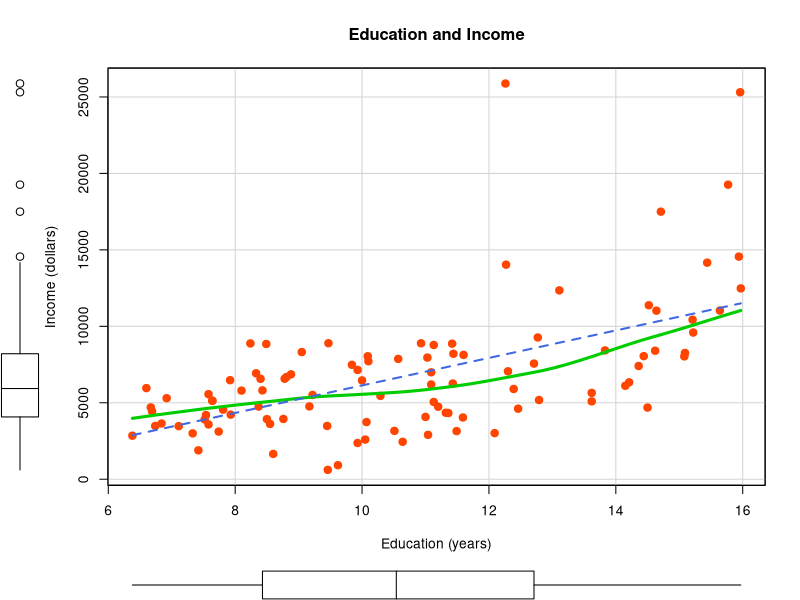
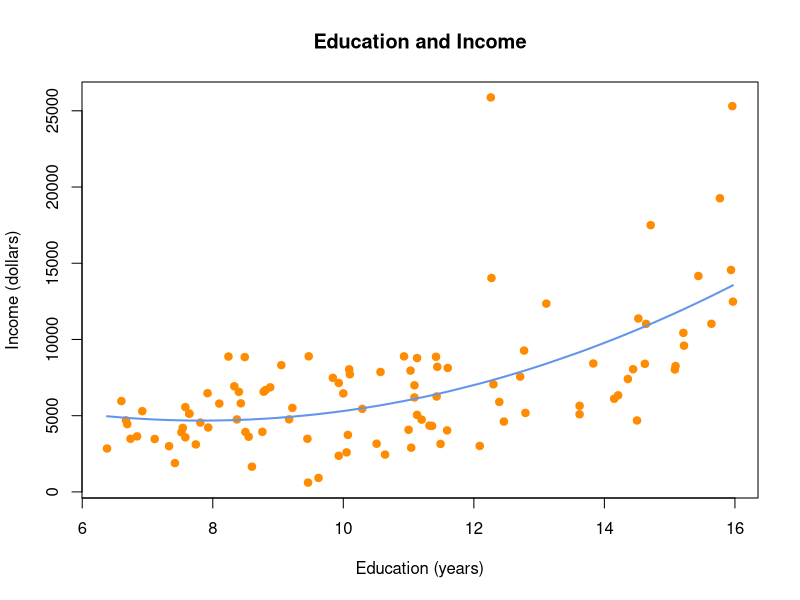
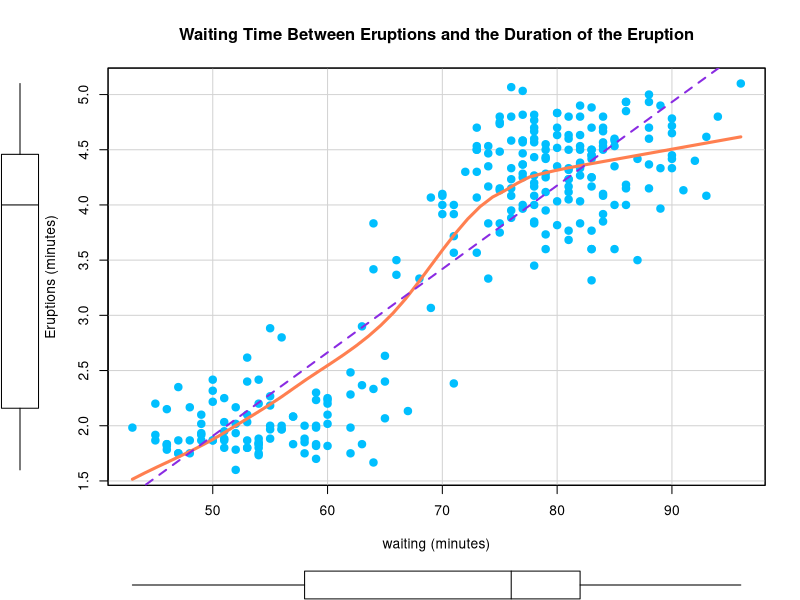

The R script that drew these images, in order:
# polynomial regression ----

library(car)

# lty : 선의 타입
# lwd : 선의 굵기
scatterplot(income ~ education, data = Prestige, pch = 19, col = 'orangered', cex=1.2,
            regLine = list(method = lm, lty = 2, lwd = 2, col = 'royalblue'),
            smooth = list(smoother = loessLine, spread=FALSE, 
                          lty.smooth = 1, lwd.smooth=3, col.smooth='green3'),
            xlab = 'Education (years)', ylab = 'Income (dollars)', 
            main = 'Education and Income')

# LOESS(local regression, estimated scatterplot smoothing)
# 구간별로 가장 적합한 추세선을 찾는다. 
# 단일의 적합선으로 파악하기 어려운 추세나 주기를 탐색할 경우 유용하다. 
# 위 식의 경우 단일 추세보다 2차항을 갖는 모델을 사용할 경우 더 좋은 결과를 도출 할 수 있을 것 같다. 

# formula symbol
# : 독립변수 간의 상호작용을 나타낸다.
# * 독립변수 간의 모든 가능한 상호작용을 나타낸다.
# ^ 지정한 차수까지의 상호작용을 나타낸다. 
# . 데이터셋에 포함된 종속변수를 제외한 다른 모든 변수를 나타낸다.
# - 변수를 제외한다.
# I() 괄호 안의 수식을 산술적으로 해석한다.
library(dplyr)
Prestige.poly <- lm(income ~ education + I(education^2), data = Prestige)

summary(Prestige.poly)

# arrage() 함수는 첫 번째 인수로 주어진 데이터프레임을 두 번째 인수로 주어진 변수기준으로 오름차순 한다.
plot(Prestige$income ~ Prestige$education, pch = 19, col = 'darkorange', 
     xlab = 'Education (years)', ylab = 'Income (dollars)',
     main = 'Education and Income')
lines(arrange(data.frame(Prestige$education, fitted(Prestige.poly)), Prestige$education ),
      col = 'cornflowerblue', lwd=2)



data.frame(Prestige$education, fitted(Prestige.poly))

# spread = FALSE 를 하면 주위 spread를 없애준다.
scatterplot(eruptions ~ waiting, data = faithful, pch=19, col = 'deepskyblue', cex=1.2,
            regLine = list(method = lm, lty = 2, lwd = 2, col = 'blueviolet'),
            smooth = list(smoother = loessLine, spread=FALSE, lty.smooth = 1,
                          lwd.smooth=3, col.smooth='coral'),
            xlab = 'waiting (minutes)', ylab = 'Eruptions (minutes)', 
            main = 'Waiting Time Between Eruptions and the Duration of the Eruption')


# eruptions ~ waiting 은 3차 다항식(cubic polynomial) 으로 표현되는 것을 볼 수 있다.
faithful.poly <- lm(eruptions ~waiting + I(waiting^2) + I(waiting^3), data= faithful)

summary(faithful.poly)

faithful.lm <- lm(eruptions ~ waiting, data = faithful)

summary(faithful.lm)

# 3차 다항식이 R^2의 값이 더 좋아진 것을 볼 수 있다. 